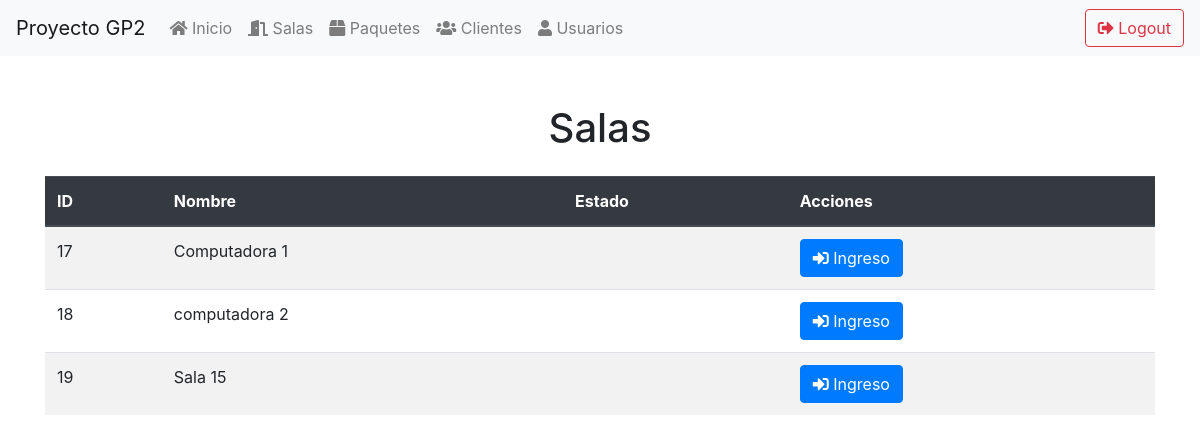
/index.php/dashboard, run on an earlier commit of the app's database.
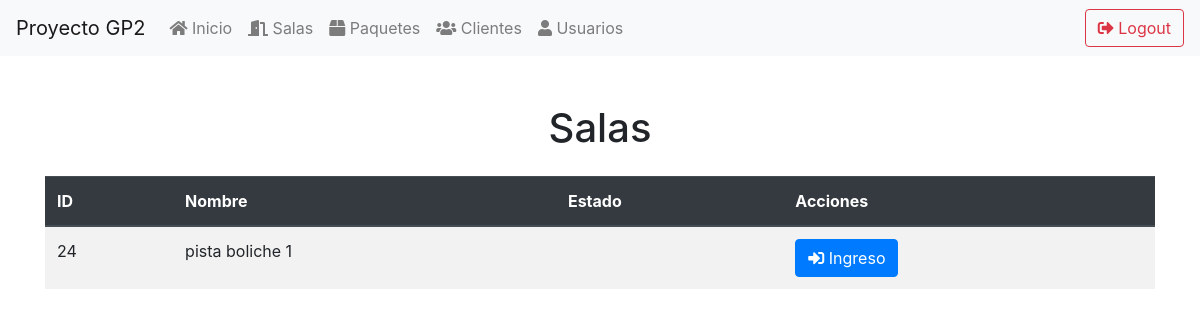
And on a later commit of the database.
### tables this page shows
CREATE TABLE salas (
    id INTEGER PRIMARY KEY AUTOINCREMENT,
    nombre TEXT NOT NULL,
    descripcion TEXT NOT NULL,
    estadoactual TEXT NOT NULL
);

### application/controllers/Dashboard.php (called while the page is built, shortened)
<?php
class Dashboard extends CI_Controller {
    public function __construct() {
        $this->load->model('Sala_model');
        $this->load->model('Clientes_model');
        $this->load->model('Paquetes_model');
        $this->load->model('Estadisticas_model');
    }
    public function index() {
        $data['salas'] = $this->Sala_model->get_all_salas();
        $this->load->view('templates/sidebar');
        $this->load->view('dashboard/index', $data);
    }
}

### index.php (called while the page is built, shortened)
<?php
require_once BASEPATH.'core/CodeIgniter.php';

### application/models/Sala_model.php (called while the page is built, shortened)
<?php
class Sala_model extends CI_Model {
    public function get_all_salas() {
        $query = $this->db->get('salas');
        return $query->result_array();
    }
}

### application/views/dashboard/index.php (the view)
<div class="container mt-5">
    <h1 class="text-center mb-4">Salas</h1>
    <table class="table table-striped">
        <thead class="thead-dark">
            <tr>
                <th>ID</th>
                <th>Nombre</th>
                <th>Estado</th>
                <th>Acciones</th>
            </tr>
        </thead>
        <tbody>
            <?php foreach ($salas as $sala): ?>
                <tr>
                    <td><?php echo $sala['id']; ?></td>
                    <td><?php echo $sala['nombre']; ?></td>
                    <td><?php echo $sala['estadoactual']; ?></td>
                    <td>
                        <a href="<?php echo site_url('dashboard/sala/' . $sala['id']); ?>" class="btn btn-primary">
                            <i class="fas fa-sign-in-alt"></i> Ingreso
                        </a>
                    </td>
                </tr>
            <?php endforeach; ?>
        </tbody>
    </table>
</div>
<link rel="stylesheet" href="https://stackpath.bootstrapcdn.com/bootstrap/4.5.2/css/bootstrap.min.css">
<link rel="stylesheet" href="https://cdnjs.cloudflare.com/ajax/libs/font-awesome/5.15.4/css/all.min.css">

### application/views/templates/sidebar.php (shortened to what this page needs)
<!DOCTYPE html>
<html lang="es">
<head>
    <link rel="stylesheet" href="https://stackpath.bootstrapcdn.com/bootstrap/4.5.2/css/bootstrap.min.css">
    <link rel="stylesheet" href="https://cdnjs.cloudflare.com/ajax/libs/font-awesome/5.15.3/css/all.min.css">
</head>
<body>
    <nav class="navbar navbar-expand-lg navbar-light bg-light">
        <a class="navbar-brand" href="#">Proyecto GP2</a>
        <div class="collapse navbar-collapse" id="navbarNav">
            <ul class="navbar-nav mr-auto">
                <li class="nav-item">
                    <a class="nav-link" href="<?php echo site_url('dashboard'); ?>">
                        <i class="fas fa-home"></i> Inicio
                    </a>
                </li>
                <li class="nav-item">
                    <a class="nav-link" href="<?php echo site_url('salas'); ?>">
                        <i class="fas fa-door-open"></i> Salas
                    </a>
                </li>
                <li class="nav-item">
                    <a class="nav-link" href="<?php echo site_url('paquetes'); ?>">
                        <i class="fas fa-box"></i> Paquetes
                    </a>
                </li>
                <li class="nav-item">
                    <a class="nav-link" href="<?php echo site_url('clientes'); ?>">
                        <i class="fas fa-users"></i> Clientes
                    </a>
                </li>
                <li class="nav-item">
                    <a class="nav-link" href="<?php echo site_url('usuarios'); ?>">
                        <i class="fas fa-user"></i> Usuarios
                    </a>
                </li>
            </ul>
            <ul class="navbar-nav ml-auto">
                <li class="nav-item">
                    <a class="btn btn-outline-danger" href="<?php echo site_url('logout'); ?>">
                        <i class="fas fa-sign-out-alt"></i> Logout
                    </a>
                </li>
            </ul>
        </div>
    </nav>
</body>
</html>

What changed in the data, as far as the page shows it:
removed salas: id "17", nombre "Computadora 1"
removed salas: id "18", nombre "computadora 2"
removed salas: id "19", nombre "Sala 15"
added salas: id "24", nombre "pista boliche 1"
